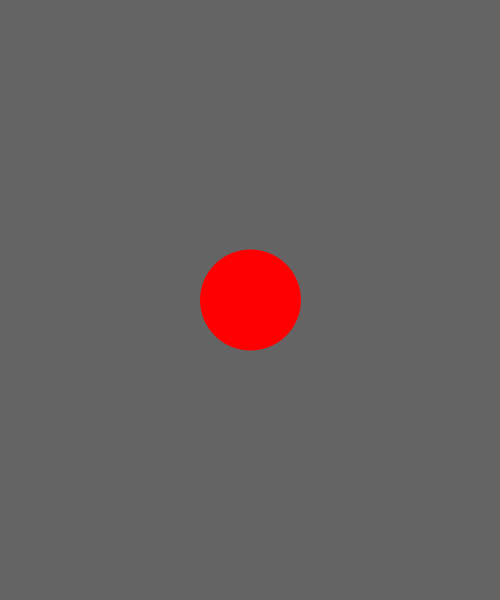
Frame 1 (no input)
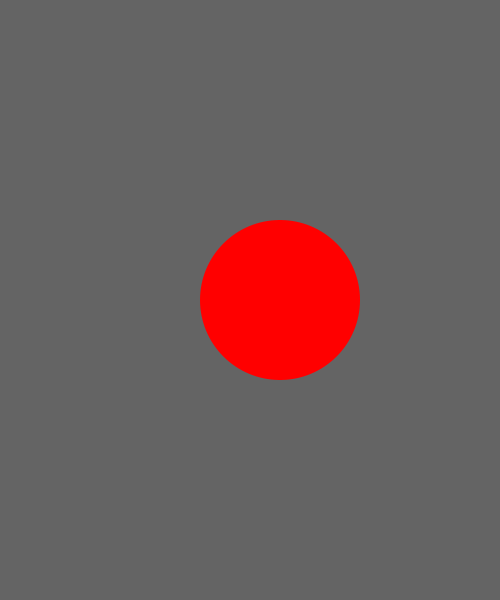
Frame 60 (the mouse pressed at the canvas centre just before this capture)
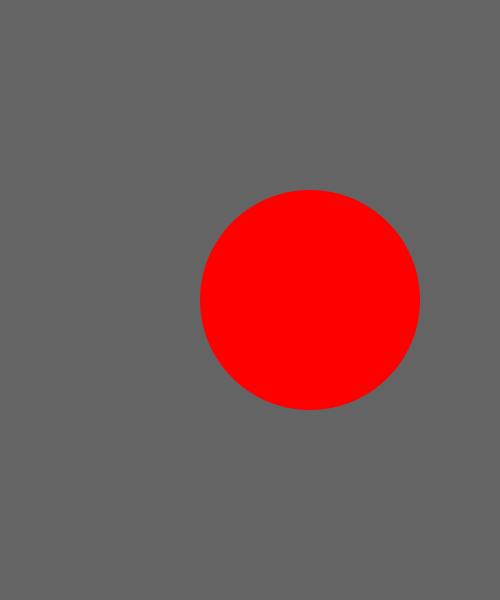
Frame 120 (the mouse held since frame 60 and released just before this capture)

The Processing sketch that drew these frames (run headless with seeded random() and noise(); from frame 60 on, the mouse is pressed at the canvas centre):

// Processing sketch: w03_06_variables_update
// ── w03_06_variables_update.pde
float x;
float y;
int size;

void setup() {
  size(500, 600);
  noStroke();

  x = width/2;
  y = height/2;
  size = 100;
}


void draw() {
  background(100);

  x+=0.5;  // x = x + 0.5;
  size++;  // size = size + 1;

  fill(255, 0, 0);
  ellipse(x, y, size, size);
}
